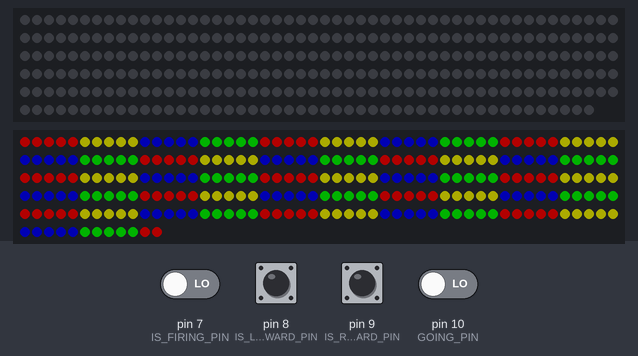
A sketch run on a simulated Arduino Uno, built for the host (arithmetic inside an expression is 32-bit, double 64-bit). On the bench: 298 RGB LEDs in strip order, left to right, continuing on the next row, 262 RGB LEDs in strip order, left to right, continuing on the next row. Inputs (shaded band) come from the test bench; at power-on: pin 7 (IS_FIRING_PIN), pin 8 (IS_LEFT_FORWARD_PIN), pin 9 (IS_RIGHT_FORWARD_PIN), pin 10 (GOING_PIN) LOW. Dim RGB values are drawn brighter than linear; colours are those a GRB WS2812 strip shows for the declared byte order.

Above: at 4.2 s.
4.3 s: pin 7 (IS_FIRING_PIN) driven HIGH
At 4.9 s:
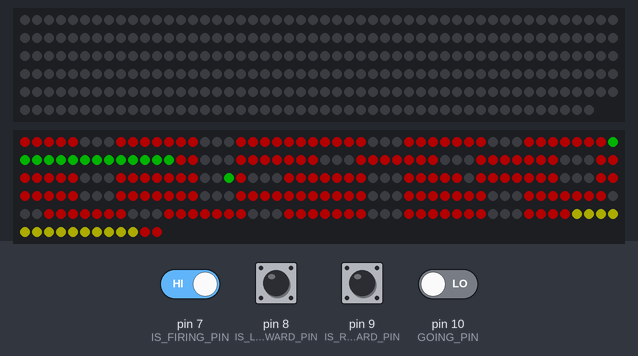
6.0 s: pin 10 (GOING_PIN) driven HIGH
At 6.7 s:
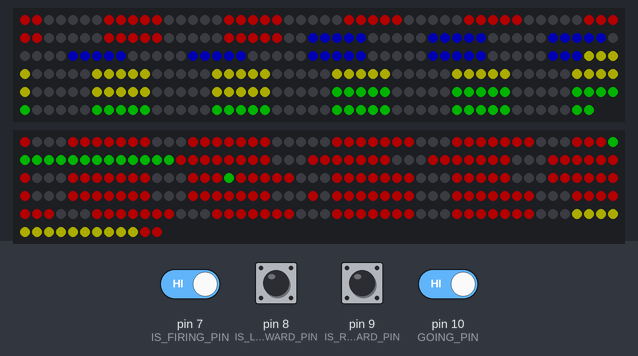
7.7 s: pin 7 (IS_FIRING_PIN) driven LOW
At 8.4 s:
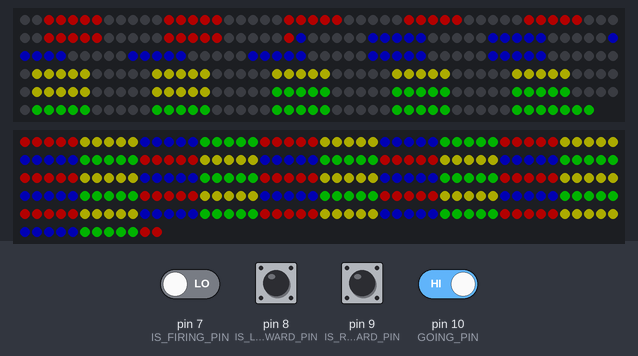
9.4 s: pin 10 (GOING_PIN) driven LOW
At 9.98 s:
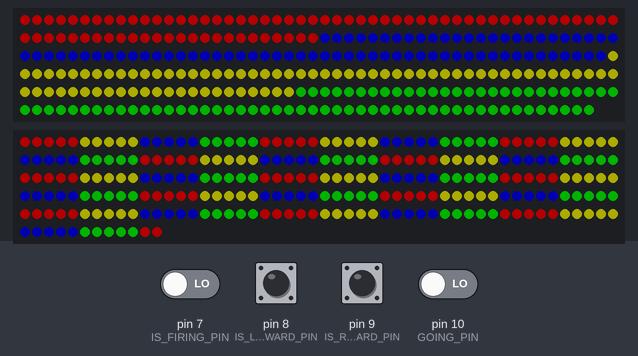
12.4 s: pin 7 (IS_FIRING_PIN) driven HIGH
At 15.04 s:
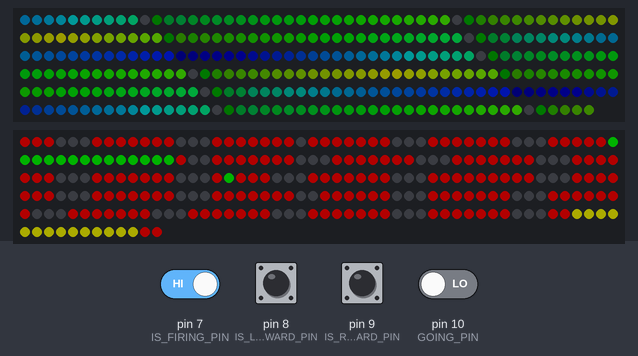

Measured:
- after the input at 4.3 s, the LEDs: first change after 0.07 s (image 1 shows a later state)
- after the input at 6.0 s, the LEDs: first change at once (image 2 shows a later state)
- after the input at 7.7 s, the LEDs: first change after 0.06 s (image 3 shows a later state)
- after the input at 9.4 s, the LEDs: first change after 0.06 s (image 4 shows a later state)
- after the input at 12.4 s, the LEDs: first change after 0.05 s (image 5 shows a later state)

The sketch:

CannonDecorateC.ino
```cpp
/*
  cannon decorate C --   v. C writes orig. paradeBot base pattern, plus dynamic
  pattern to cannon string, using  2 CRGB objects and separate control pins.

  2 dynamic patterns are possible on Mega, not Uno (2K ram too small)

  initial test used 4 different colors to 5 lite segments to clarify each
  segment exact number; same pattern now used on cannon lites when not firing
  read some control pin from sidecar (firing T/F);
  write patterns for cannon segments to move depending on firing status;

*/

#include "FastLED.h"

// color Order here is GRB, not RGB

#define projectY 0xFF0099
#define red 0x02FF02
#define green 0xFF0000
#define blue 0x0000FF
#define yellow 0xCCCC00
#define black 0x000000

//#define white 0x101010
//#define purple 0x00FFFF

// # of leds in base strip
#define NUM_LEDS 298
#define DATA_PIN 5


// 2nd cannon string on different control pin
#define NUM_LED2 262
#define DATA_PIN2 12

CRGB leds[NUM_LEDS];
CRGB led2[NUM_LED2];

// 4 pins get digital signal from sidecar, which pulls LOW at
// rest, so I use HIGH for true
#define IS_LEFT_FORWARD_PIN 8
#define IS_RIGHT_FORWARD_PIN 9
#define GOING_PIN 10
#define IS_FIRING_PIN 7

uint8_t count = 0;  // loop count controls things -- loop speed affects rate

void setup()
{
  delay(1000);
  FastLED.addLeds<WS2812B, DATA_PIN>(leds, NUM_LEDS);
  FastLED.addLeds<WS2812B, DATA_PIN2>(led2, NUM_LED2);

  FastLED.setBrightness(60);  // use min value needed for environment

  // Serial.begin(9600);  // for debugging only
  pinMode( GOING_PIN, INPUT );
  pinMode( IS_RIGHT_FORWARD_PIN, INPUT );
  pinMode( IS_LEFT_FORWARD_PIN, INPUT );
  pinMode( IS_FIRING_PIN, INPUT );

  digitalWrite(GOING_PIN, LOW);  // low=false, HIGH = true
  digitalWrite(IS_RIGHT_FORWARD_PIN, LOW);
  digitalWrite(IS_LEFT_FORWARD_PIN, LOW);
  digitalWrite(IS_FIRING_PIN, LOW);

  // control (signal) pins for LED strings
  pinMode( DATA_PIN, OUTPUT );
  pinMode( DATA_PIN2, OUTPUT );

  // init all lites to red

  for (int i = 0; i < NUM_LEDS; i++)
  {
    leds[i] = red;   // indicates init to stopped state
  }

  for (int i = 0; i < NUM_LED2; i++)
  {
    led2[i] = red;   // indicates init to stopped state
  }

  FastLED.show();  // for loops above set colors; .show sends data to led string
  delay(2000);

}  // end setup

void loop()
{
  //   --  bools from labView/cRIO/sidecar --> input pins, control
  //        segment movements

  static uint8_t superCount = 0;   // 1st string flash or alternative when stopped

  if (digitalRead(GOING_PIN) == 1)  // true when pin is HIGH, i.e. we are going
  {
    // when bot is going, these functions cycle R/L lites fwd or reverse
    // depending on status of pins 8 & 9
    rightIterate();
    leftIterate();
  }
  else if (superCount > 120)  bpm();

  else flash();


  if (digitalRead(IS_FIRING_PIN) == 1) // true when pin goes high
  {
    //Segment 1 (Wave Front Right)
    for (int i = 0; i < 24; i++ )  // lite segment affected
    {
      // moving 10 lite segments
      if ( ((i + 10 - count) % 10) < 7 ) // make last # larger to light up more lites
      {
        led2[i] = red;
      }
      else
      {
        led2[i] = black;
      }
    } // end for moving segment 1 (Wave Front Right)

    //Segment 2 (Wave Front Left)
    for (int i = 24; i < 49; i++ )   // lite segment affected

    {
      if ( ((i + count) % 10) < 7 ) // make last # larger to light up more lites
      {
        led2[i] = red;
      }
      else
      {
        led2[i] = black;
      }
    } // end if firing true
    // end for moving segment 2 (Wave Front Left)

    //Segment 3 (Wave Bottom Left)
    for (int i = 49; i < 63; i++ )   // lite segment affected

    {
      led2[i] = green;
    }
    // end for moving segment 3(Wave Bottom Left)
    //Segment 4 (Wave Back Left)
    for (int i = 64; i < 100 ; i++ )   // lite segment affected

    {
      if ( ((i - count) % 10) < 7 ) // make last # larger to light up more lites
      {
        led2[i] = red;
      }
      else
      {
        led2[i] = black;
      }
    } // end if firing true
    // end for moving segment 4(Wave Back Left)

    //Segment 5 (Mini Barrel Left)
    for (int i = 100; i < 117; i++ )   // lite segment affected

    {
      if ( ((i - count) % 10) < 7 ) // make last # larger to light up more lites
      {
        led2[i] = red;
      }
      else
      {
        led2[i] = black;
      }
    } // end if firing true
    // end for moving segment 5 (Mini Barrel Left)


    //Segment 6 (Mini Barrel Right)
    for (int i = 118; i < 138; i++ )   // lite segment affected

    {
      if ( ((i + count) % 10) < 7 ) // make last # larger to light up more lites
      {
        led2[i] = red;
      }
      else
      {
        led2[i] = black;
      }
    } // end if firing true
    // end for moving segment 6

    //Segment 7 (Big Barrel Left)
    for (int i = 137; i < 175; i++ )   // lite segment affected

    {
      if ( ((i - count) % 10) < 7 ) // make last # larger to light up more lites
      {
        led2[i] = red;
      }
      else
      {
        led2[i] = black;
      }
    }
    // end for moving segment 7 (Mini Barrel Right)

    //Segment 8 (Big Barrel Left)
    // moving 10 lite segments (some color, some blk) look like this, eg sides of barrel
    for (int i = 175; i < 214; i++ )   // lite segment affected

    {
      if ( ((i + count) % 10) < 7 ) // make last # larger to light up more lites
      {
        led2[i] = red;
      }
      else
      {
        led2[i] = black;
      }
      // end if firing true
    } // end for moving segment 8 (Big Barrel Left)

    //Segment 9 (Wave Back Right)
    // moving 10 lite segments (some color, some blk) look like this, eg sides of barrel
    for (int i = 214; i < 246; i++ )   // lite segment affected
    {

      if ( ((i + count) % 10) < 7 ) // make last # larger to light up more lites
      {
        led2[i] = red;
      }
      else
      {
        led2[i] = black;
      }
    } // end if firing true
    // end for moving segment 9 (Wave Back Right)

    //Segment 10 (Wave Bottom Right)
    for (int i = 246; i < 260; i++ )   // lite segment affected
    {
      led2[i] = yellow;
    } // end for moving segments 10(Wave Bottom Right)
  }  // end if firing
  else
  {
    //NOT firing -- make series of 4 colored segments, each 5 lites long
    for (int i = 0; i < NUM_LED2; i++)
    {
      byte idx = i % 20;
      if (idx >= 15) led2[i] = green;
      else if (idx >= 10) led2[i] = blue;
      else if (idx >= 5) led2[i] = yellow;
      else led2[i] = red;
    }
  }
  FastLED.show(); // functions above fill light arrays, .show sends data to led strip

  count++;  // count increments each loop, used in movement functions
  superCount++;  // used to alternate patterns in 1st string
  if (count > 9)   count = 0;  // cycles count 0-->9 to match mod 10 (segments of 10 lites)
  if (superCount > 200)   superCount = 0;

  //if (digitalRead(IS_FIRING_PIN) == HIGH){
  //Serial.println("firing");}

  delay(50);  // loop delay controls iteration rate, thus speed of all functions that use count
}  // end loop


void bpm()  // back&forth color segments, alternates with flash on base segments
{
  // colored stripes pulsing at some Beats-Per-Minute (BPM)
  uint8_t BeatsPerMinute = 60;
  uint8_t gHue = 0; // rotating "base color" used by alternate bpm pattern
  CRGBPalette16 palette = PartyColors_p;
  uint8_t beat = beatsin8( BeatsPerMinute, 64, 255);
  gHue += count;  // somewhat randomizes colors
  for ( int i = 0; i < 300; i++)
  {
    leds[i] = ColorFromPalette(palette, gHue + (i * 2), beat - gHue + (i * 10));
  }
}  // end bpm

void bpm2()  // back&forth color segments, alternates with flash
{
  // colored stripes pulsing at some Beats-Per-Minute (BPM)
  uint8_t BeatsPerMinute = 60;
  uint8_t gHue = 0; // rotating "base color" used by alternate bpm pattern
  CRGBPalette16 palette = PartyColors_p;
  uint8_t beat = beatsin8( BeatsPerMinute, 64, 262);
  gHue += count;  // somewhat randomizes colors
  for ( int i = 0; i < 254; i++ )
  {
    led2[i] = ColorFromPalette(palette, gHue + (i * 2), beat - gHue + (i * 10));
  }
}  // end bpm2

void flash()
{
  if (count < 5)  // ~half the time it will be lit
  {
    for (int i = 0; i < 75; i++ )
    {
      leds[i] = red;
    }
    for (int i = 75; i < 149; i++ )
    {
      leds[i] = blue;
    }
    //  1 for loop for each parade bot segment
    for (int i = 149; i < 223; i++ )
    {
      leds[i] = yellow;
    }
    for (int i = 223; i < NUM_LEDS; i++ )
    {
      leds[i] = green;
    }
  }   // end flash on
  else   // other half of time it's off
  {
    for (int i = 0; i < NUM_LEDS; i++ )
    {
      leds[i] = black;
    }
  } // end else: flash off
}  // end flash

// iterate functions set patterns for base segments when "GOING" is true

void rightIterate()
{
  for (int i = 0; i < 73; i++ )   // R side Rear string
  {
    if (digitalRead(IS_RIGHT_FORWARD_PIN) == 1) // true when pin pulls high
    {
      if ( ((i + 9 - count) % 10) < 5 ) // make x, last #, larger to light up more lites
      {
        leds[i] = red;
      }
      else
      {
        leds[i] = black;
      }
    } // end if R forward true

    else
    {
      // ADDING offset (count) reverses segment motion
      if ( ((i + 9 + count) % 10) < 5 )
      {
        leds[i] = red;
      }
      else
      {
        leds[i] = black;
      }
    }  // end else: R rear reversed
  }  // end for Rt rear side lites

  for (int i = 73; i < 147; i++ )   // R side front string
  {
    if (digitalRead(IS_RIGHT_FORWARD_PIN) == 1) // true when pin pulls high
    {
      if ( ((i + count) % 10) < 5 ) // make last # larger to light up more lites
      {
        leds[i] = blue;
      }
      else
      {
        leds[i] = black;
      }
    } // end if R front forward true
    else
    {
      // reversing offset (count) reverses segment motion
      if ( ((i - count) % 10) < 5 )
      {
        leds[i] = blue;
      }
      else
      {
        leds[i] = black;
      }
    }  // end else: R rear reversed
  } // end for front R quadrant
}  // end R iterate


void leftIterate()   // uncomment if L side lites present
{
  for (int i = 147; i < 221; i++ )  // left front string
  {
    if (digitalRead( IS_LEFT_FORWARD_PIN) == 1 )  // true when pin is pulled HIGH
    {
      if ( ((i - count) % 10) < 5 ) // make last # larger to light up more lites
      {
        leds[i] = yellow;
      }
      else
      {
        leds[i] = black;
      }
    } // end if L front forward
    else   // cycle reverse
    {
      if ( (i + count) % 10 < 5 )
      {
        leds[i] = yellow;
      }
      else
      {
        leds[i] = black;
      }
    }  // end else: L reversed
  }  // end for L front string

  for (int i = 221; i < 296; i++ )  // left side rear string
  {
    if (digitalRead( IS_LEFT_FORWARD_PIN) == 1 )  // true when pin is pulled HIGH
    {
      if ( ((i - count) % 10) < 5 ) // make last # larger to light up more lites
      {
        leds[i] = green;
      }
      else
      {
        leds[i] = black;
      }
    } // end if L rear forward
    else   // cycle reverse
    {
      if ( (i + count) % 10 < 5 )
      {
        leds[i] = green;
      }
      else
      {
        leds[i] = black;
      }
    }  // end else: L rear reversed
  }  // end for L rear string
} // end L iterate

// to cycle lites in 15 lite segments in fwd/reverse direction (use count recycle @ 14):
// for each i, (i+14 - count) or (i - count for larger #s) drops 14->0 as loop increments;
// (AM versions use loop count instead of time to increment the 'offset' value from segment end);
// so mod 15 of (i + 14 - count)/ or (i +/- count for large #) also cycles 14 to 0 with time;
// so [ < x] of the 15 lites will be [color] and 'shift forward' each offset increment;
// SUBTRACTING offset simulates forward movement of segments; ADDING offset simulates reverse

// for 10 lite segments, must use mod 10 and a count that recycles @ 9 (10 values)
// moving 10 lite segments (some color, some blk) look like this, eg sides of barrel
//   for (int i = 26; i < 60; i++ )   // lite segment affected
//  {
//    if (digitalRead(IS_FIRING) == 0) // true when pin pulls low
//    {
//      if ( ((i + count) % 10) < 7 ) // make last # larger to light up more lites
//      {
//        leds[i] = red;
//      }
//      else
//      {
//        leds[i] = black;
//      }
//    } // end if firing true
//     // reverse movement looks like this; use on  segment opposite side of barrel
//    {
//      // reversing offset (count) reverses segment motion
//      if ( ((i - count) % 10) < 7 )
//      {
//        leds[i] = red;
//      }
//      else
//      {
//        leds[i] = black;
//      }
//    }  // end else: reversed
//  } // end for moving segments
```
